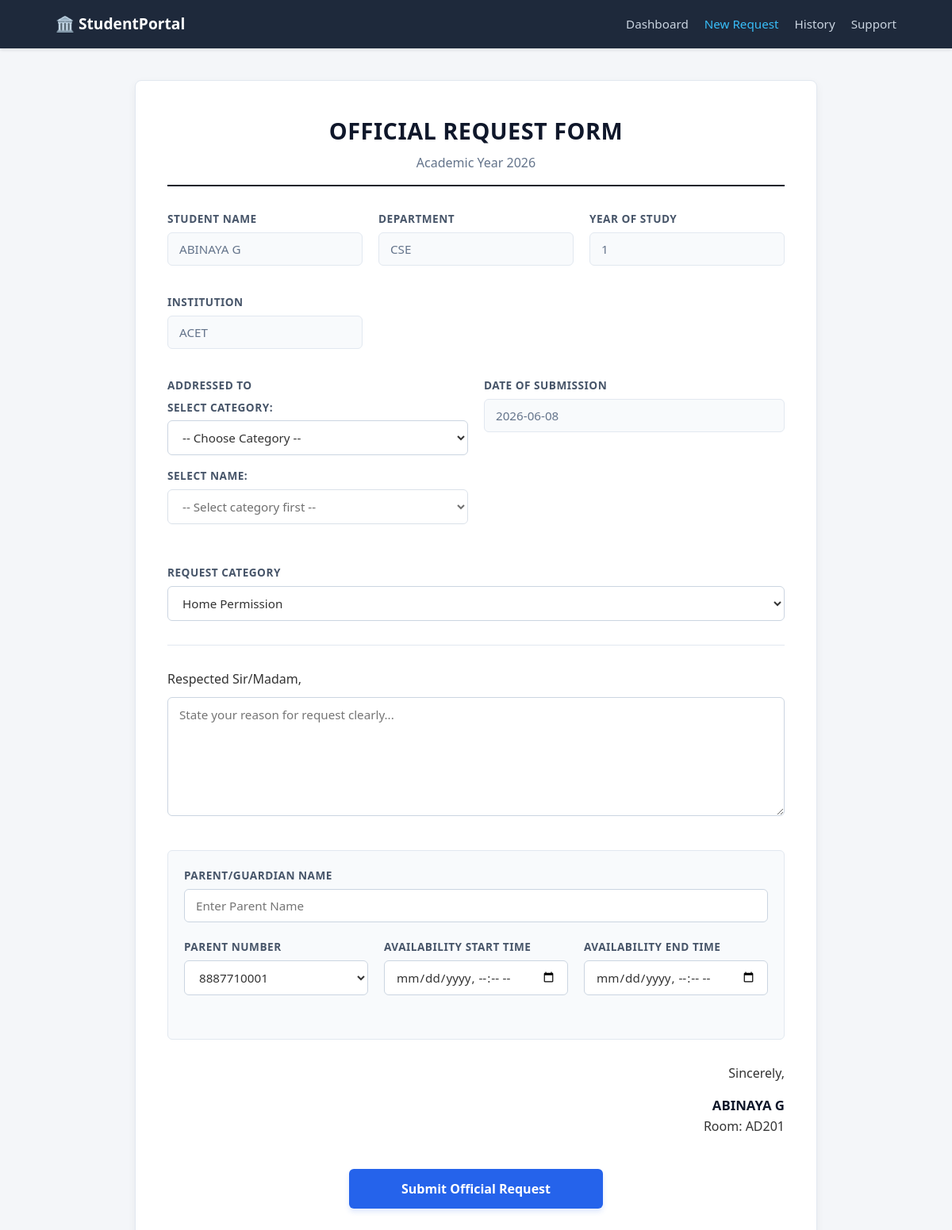
Screenshot of /request_letter/2 (signed in) with the database file from the repository.
### app.py (models this page shows, shortened)
class Student(UserMixin, db.Model):
    id = db.Column(db.Integer, primary_key=True)
    register = db.Column(db.String(12), unique=True, nullable=False)
    dob = db.Column(db.String(10), nullable=False)
    name = db.Column(db.String(50), nullable=False)
    department = db.Column(db.String(100))
    year = db.Column(db.String(2))
    college = db.Column(db.String(100))
    room_no = db.Column(db.String(5))
    student_no = db.Column(db.String(10))
    father_no = db.Column(db.String(10))
    mother_no = db.Column(db.String(10))
    guardient_no = db.Column(db.String(10))

### app.py (the view)
@app.route('/request_letter/<int:student_id>',methods=['GET','POST'])
@login_required
def request_letter(student_id) :
    student = Student.query.get_or_404(student_id)
    warden =  Warden.query.all()
    db_data = {
        "warden": [w.name for w in Warden.query.all()],
        "staff": [st.name for st in Staff.query.all()],
        "HOD" : [h.name for h in HOD.query.all()]
    }
    today_date = date.today().strftime('%Y-%m-%d')
    return render_template('request_letter.html',data=db_data, student=student,warden=warden,today=today_date)

### app.py (called while the page is built, shortened)
@login_manager.user_loader
def load_user(user_id):
    uid = int(user_id)
    user = User.query.get(uid)
    if user:
        return user

### templates/request_letter.html (shortened to what this page needs)
<!DOCTYPE html>
<html lang="en">
<head>
</head>
<body>
    <nav class="navbar">
        <div class="nav-container">
            <a href="/" class="nav-logo">🏛️ StudentPortal</a>
            <ul class="nav-menu">
                <li><a href="/" class="nav-link">Dashboard</a></li>
                <li><a href="/new_request" class="nav-link active">New Request</a></li>
                <li><a href="/history" class="nav-link">History</a></li>
                <li><a href="/support" class="nav-link">Support</a></li>
            </ul>
        </div>
    </nav>
    <main class="main-content">
        <div class="letter-container">
            <div class="letter-header">
                <h2>Official Request Form</h2>
                <p>Academic Year 2026</p>
            </div>
            <form action="/submit_request" method="POST">
                <div class="meta-grid">
                    <div class="input-group">
                        <label>Student Name</label>
                        <input type="text" value="{{ student.name }}" name="student_name" readonly>
                    </div>
                    <div class="input-group">
                        <label>Department</label>
                        <input type="text" value="{{ student.department }}" name="department" readonly>
                    </div>
                    <div class="input-group">
                        <label>Year of Study</label>
                        <input type="text" value="{{ student.year }}" name="year" readonly>
                    </div>
                    <div class="input-group">
                        <label>Institution</label>
                        <input type="text" value="{{ student.college }}" name="college" readonly>
                    </div>
                </div>
                <div class="meta-grid">
                    <div class="input-group">
                        <label>Addressed To</label>
                        <div class="form-group">
                            <label for="category">Select Category:</label>
                            <select name="category" id="category" onchange="updateNames()">
                                <option value="">-- Choose Category --</option>
                            </select>
                        </div>
                        <div class="form-group">
                            <label for="nameSelection">Select Name:</label>
                            <select name="nameSelection" id="nameSelection" disabled>
                                <option value="">-- Select category first --</option>
                            </select>
                        </div>
                    </div>
                    <div class="input-group">
                        <label>Date of Submission</label>
                        <input type="text" name="request_date" value="{{ today }}" readonly>
                    </div>
                </div>
                <div class="input-group">
                    <label>Request Category</label>
                    <select name="request_category" id="request_category" required>
                        <option value="home_permission">Home Permission</option>
                    </select>
                </div>
                <hr class="divider">
                <div class="letter-body">
                    <p>Respected Sir/Madam,</p>
                    <textarea name="letter_content" placeholder="State your reason for request clearly..." required></textarea>
                </div>
                <div class="time-section">
                    <div class="input-group" style="margin-bottom: 20px;">
                        <label>Parent/Guardian Name</label>
                        <input type="text" name="parent_name" placeholder="Enter Parent Name" required>
                    </div>
                    <div class="meta-grid">
                        <div class="input-group">
                            <label>Parent Number</label>
                            <select name="parent_no">
                                <option value="{{ student.father_no }}">{{ student.father_no }}</option>
                            </select>
                        </div>
                        <div class="input-group">
                            <label>Availability Start Time</label>
                            <input type="datetime-local" name="parent_start_time" required>
                        </div>
                        <div class="input-group">
                            <label>Availability End Time</label>
                            <input type="datetime-local" name="parent_end_time" required>
                        </div>
                    </div>
                </div>
                <div class="letter-footer">
                    <div class="student-sign">
                        <p>Sincerely,</p>
                        <strong>{{ student.name }}</strong><br>
                        Room: {{ student.room_no }} <br>
                    </div>
                </div>
                <button type="submit" class="send-btn">Submit Official Request</button>
            </form>
        </div>
    </main>
</body>
</html>

### templates/request_letter.html (style rules this page uses)
* { margin: 0; padding: 0; box-sizing: border-box; font-family: 'Segoe UI', Tahoma, Geneva, Verdana, sans-serif; }
body { background-color: #f4f6f9; color: #333333; line-height: 1.6; }
.navbar { background-color: #1e293b; color: #ffffff; padding: 15px 0; box-shadow: 0 2px 4px rgba(0, 0, 0, 0.1); }
.nav-container { max-width: 1100px; margin: 0 auto; display: flex; justify-content: space-between; align-items: center; padding: 0 20px; }
.nav-logo { color: #ffffff; text-decoration: none; font-size: 1.2rem; font-weight: 700; }
.nav-menu { display: flex; list-style: none; gap: 20px; }
.nav-link { color: #cbd5e1; text-decoration: none; font-size: 0.95rem; font-weight: 500; transition: color 0.2s ease; }
.nav-link:hover, .nav-link.active { color: #38bdf8; }
.main-content { max-width: 900px; margin: 40px auto; padding: 0 20px; }
.letter-container { background-color: #ffffff; border-radius: 8px; padding: 40px; box-shadow: 0 4px 12px rgba(0, 0, 0, 0.05); border: 1px solid #e2e8f0; }
.letter-header { text-align: center; margin-bottom: 30px; border-bottom: 2px solid #0f172a; padding-bottom: 15px; }
.letter-header h2 { color: #0f172a; font-size: 1.8rem; text-transform: uppercase; letter-spacing: 0.5px; }
.letter-header p { color: #64748b; font-weight: 500; margin-top: 5px; }
.meta-grid { display: grid; grid-template-columns: repeat(auto-fit, minmax(200px, 1fr)); gap: 20px; margin-bottom: 20px; }
.input-group, .form-group { display: flex; flex-direction: column; margin-bottom: 15px; }
label { font-size: 0.85rem; font-weight: 600; color: #475569; margin-bottom: 6px; text-transform: uppercase; letter-spacing: 0.5px; }
input[type="text"], input[type="datetime-local"], select, textarea { width: 100%; padding: 10px 14px; border: 1px solid #cbd5e1; border-radius: 6px; font-size: 0.95rem; background-color: #ffffff; color: #333333; transition: border-color 0.2s, box-shadow 0.2s; }
input[readonly] { background-color: #f8fafc; color: #64748b; border-color: #e2e8f0; cursor: not-allowed; }
.divider { border: 0; height: 1px; background-color: #e2e8f0; margin: 30px 0; }
.letter-body { margin-bottom: 35px; }
.letter-body p { font-size: 1rem; font-weight: 500; color: #333333; margin-bottom: 10px; }
textarea { min-height: 150px; resize: vertical; line-height: 1.5; }
.time-section { background-color: #f8fafc; border: 1px solid #e2e8f0; border-radius: 6px; padding: 20px; margin-bottom: 30px; }
.letter-footer { display: flex; justify-content: space-between; align-items: flex-end; margin-bottom: 40px; }
.student-sign { text-align: right; color: #333333; }
.student-sign p { margin-bottom: 15px; }
.student-sign strong { font-size: 1.05rem; color: #0f172a; }
.send-btn { display: block; width: 100%; max-width: 320px; margin: 0 auto; padding: 14px 24px; background-color: #2563eb; color: #ffffff; font-size: 1rem; font-weight: 600; text-align: center; border: none; border-radius: 6px; cursor: pointer; box-shadow: 0 4px 6px rgba(37, 99, 235, 0.15); transition: background-color 0.2s, transform 0.1s, box-shadow 0.2s; }

### rows the page displays
Student: student_name "ABINAYA G", department "CSE", year "1", college "ACET", parent_no "8887710001", name "ABINAYA G", room_no "AD201"
